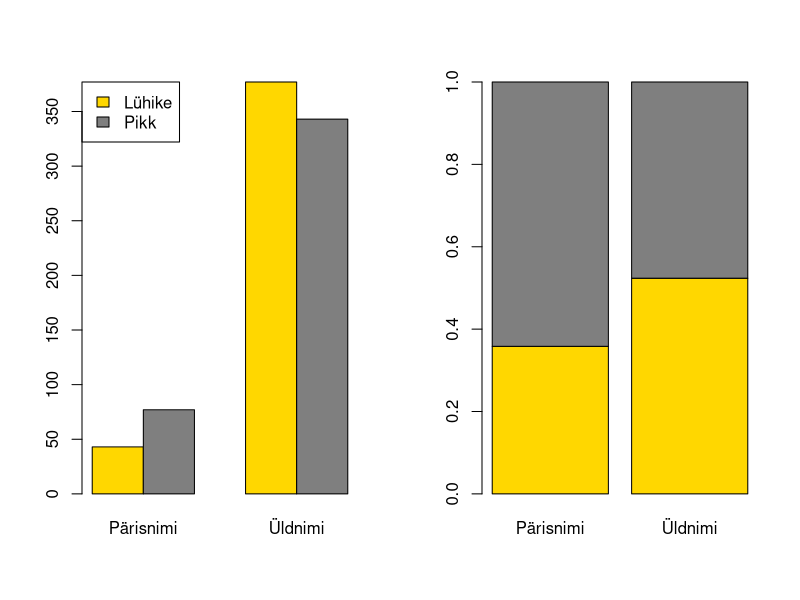
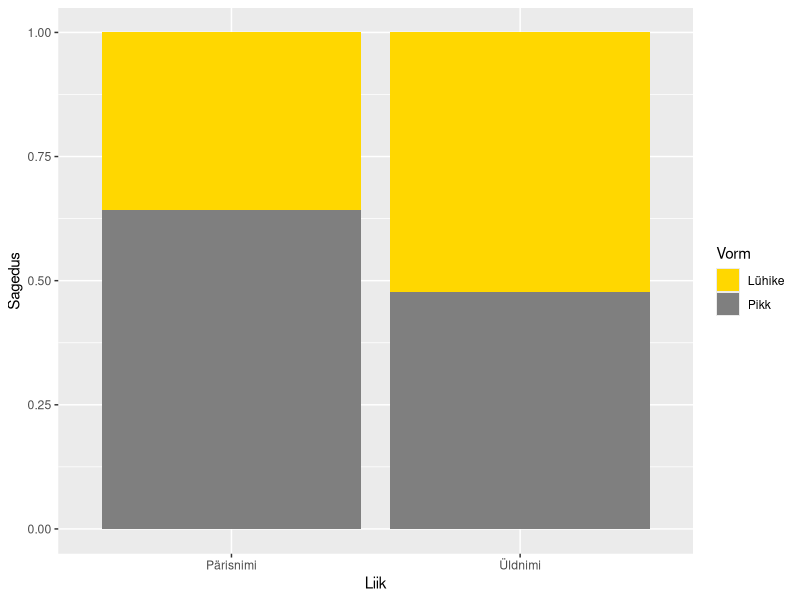
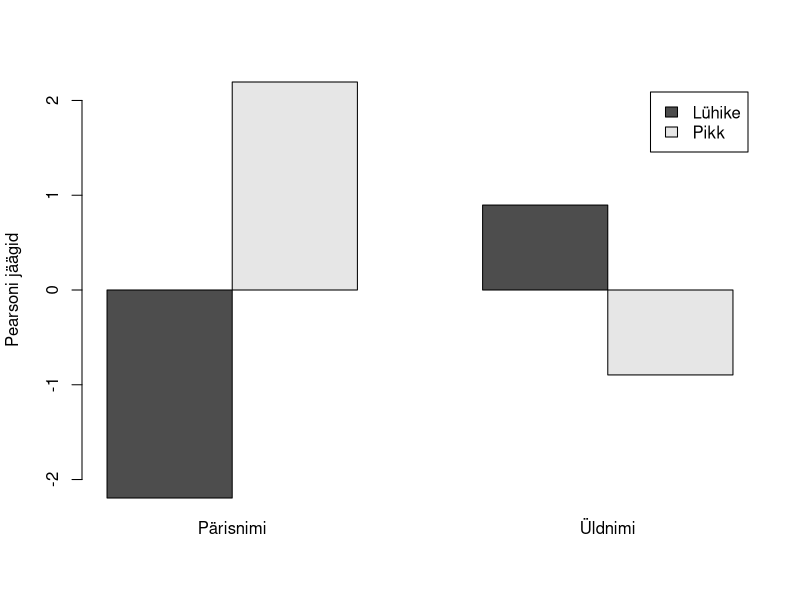
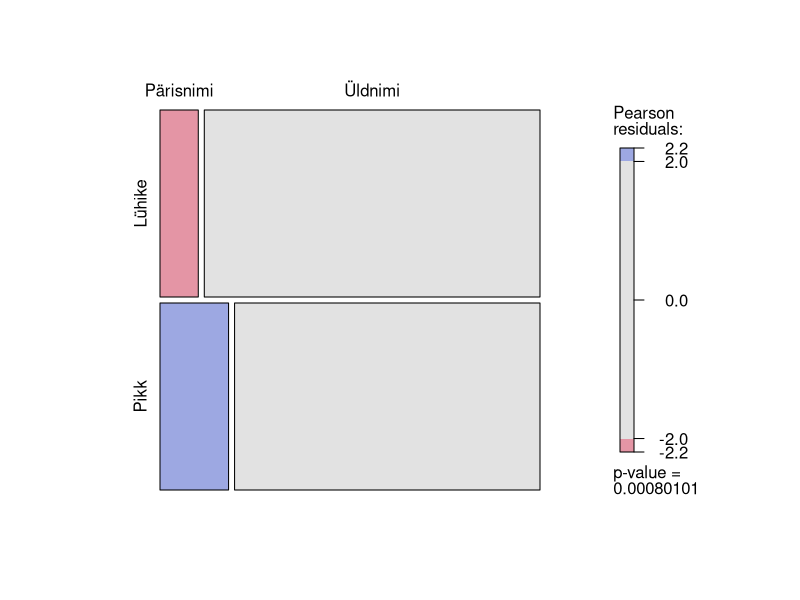
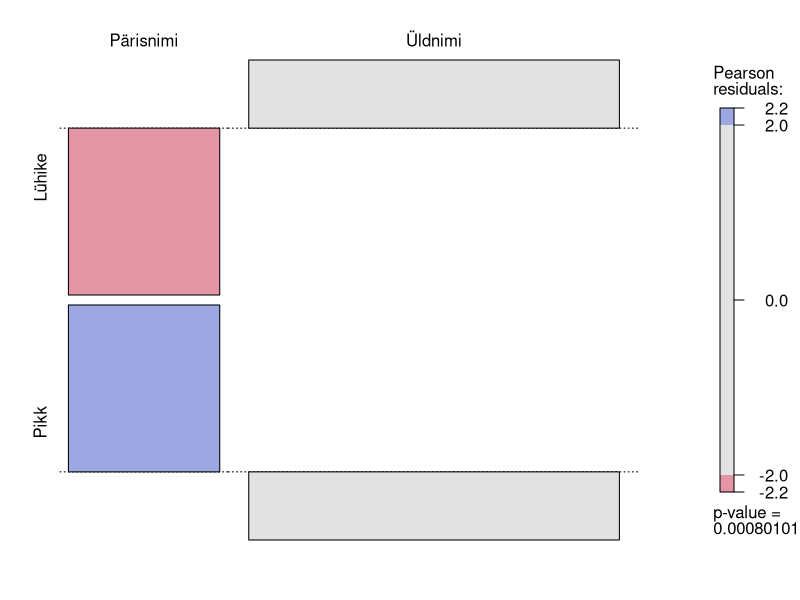
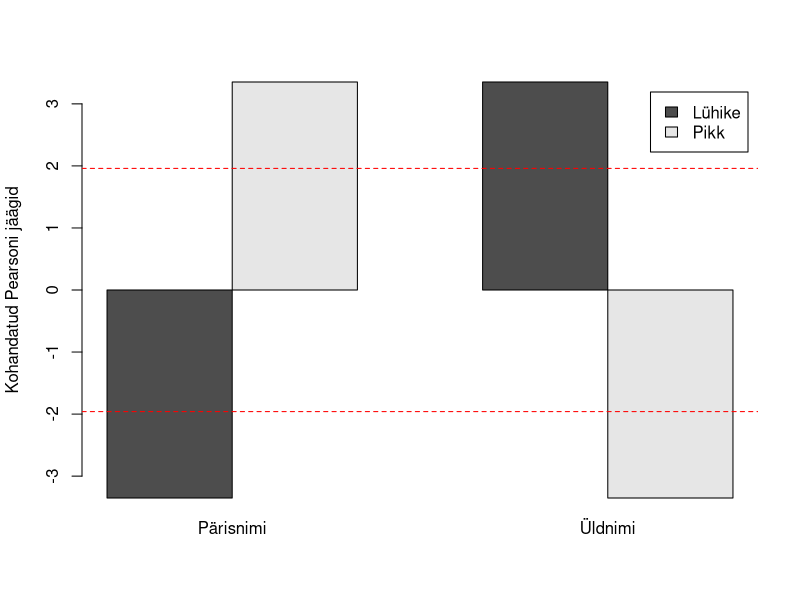
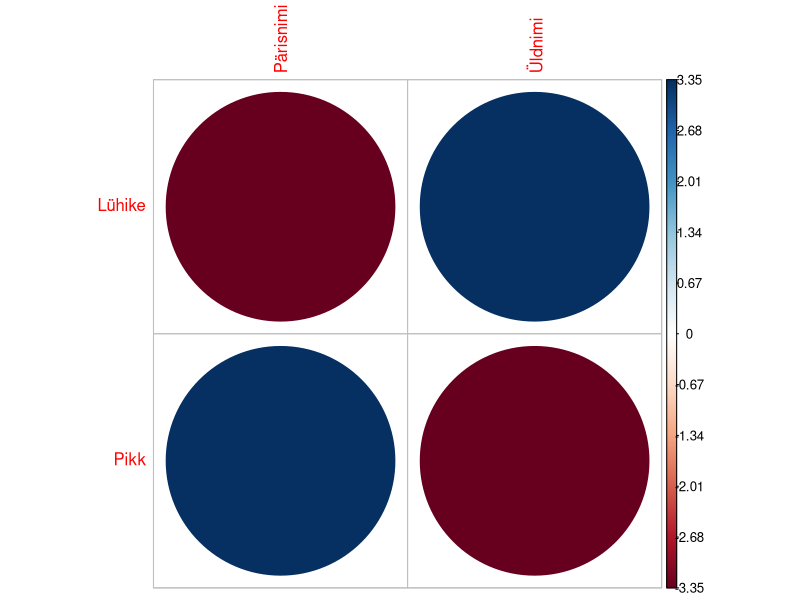

These figures' R source, in order:
## ---- chunk 1
knitr::opts_chunk$set(echo = TRUE)
## ---- chunk 2
# Koostame artiklis esitatud andmete põhjal
# esmalt risttabeli.
tab <- matrix(c(43, 77, 377, 343), # koosesinemise sagedused
              nrow = 2, # mitmesse ritta sagedused jaotada?
              dimnames = list(c("Lühike", "Pikk"), # tabeli ridade nimed
                              c("Pärisnimi", "Üldnimi"))) # tabeli tulpade nimed

tab
## ---- chunk 3
par(mfrow = c(1, 2)) # näita jooniseid ühes reas kahes tulbas (= kõrvuti)
barplot(tab, 
        col = c("gold1", "grey50"), 
        legend.text = rownames(tab), 
        beside = TRUE, 
        args.legend = list(x = "topleft"))

barplot(prop.table(tab, margin = 2), 
        col = c("gold1", "grey50"))
par(mfrow = c(1, 1)) # vii sätted uuesti algsele kujule
## ---- chunk 4
# ggplotiga
library(tidyverse)
tab %>%
  as.data.frame() %>%
  rownames_to_column(var = "Vorm") %>%
  pivot_longer(cols = c("Pärisnimi", "Üldnimi"), names_to = "Liik", values_to = "Sagedus") %>%
  ggplot() +
  geom_col(aes(x = Liik, y = Sagedus, fill = Vorm), position = "fill") +
  scale_fill_manual(values = c("gold1", "grey50"))
## ---- chunk 5
addmargins(tab)
## ---- chunk 6
# Näiteks lühikese sisseütlevaga pärisnimede (kuhu? - Tartu) teoreetiline sagedus oleks
# (reasumma*veerusumma/kogusumma)
addmargins(tab)[1,3]*addmargins(tab)[3,1]/sum(tab)
## ---- chunk 7
chisq.test(tab)$expected # teoreetilised sagedused
## ---- chunk 8
chisq.test(tab, correct = FALSE)
## ---- chunk 9
t <- chisq.test(tab, correct = FALSE)
sum(((t$observed - t$expected)^2)/t$expected)
## ---- chunk 10
chisq.test(tab)
## ---- chunk 11
# Näiteks lühikese sisseütlevaga pärisnimede jääk on
(t$observed[1]-t$expected[1])/sqrt(t$expected[1])
## ---- chunk 12
# Jäägid saab kätte ka testi väljundist
t$residuals
## ---- chunk 13
barplot(t$residuals, 
        beside = TRUE, 
        legend = TRUE,
        ylab = "Pearsoni jäägid")
## ---- chunk 14
# install.packages("vcd")
# library(vcd)
vcd::mosaic(tab, shade = TRUE, varnames = FALSE)
## ---- chunk 15
# library(vcd)
vcd::assoc(tab, shade = TRUE, varnames = FALSE)
## ---- chunk 16
(teg <- tab["Lühike", "Pärisnimi"]) # tegelik sagedus
(ood <- sum(tab["Lühike",]) * sum(tab[,"Pärisnimi"]) / sum(tab)) # oodatud sagedus
(std <- ood * (1 - ood/sum(tab["Lühike",])) * (1 - ood/sum(tab[,"Pärisnimi"]))) # korrutis

(teg-ood)/sqrt(std)
## ---- chunk 17
t$stdres
## ---- chunk 18
barplot(t$stdres, 
        beside = TRUE, 
        legend = TRUE,
        ylab = "Kohandatud Pearsoni jäägid")
abline(h = 1.96, col = "red", lty = "dashed")
abline(h = -1.96, col = "red", lty = "dashed")
## ---- chunk 19
library(corrplot)
corrplot(t$stdres, is.corr = F)
## ---- chunk 20
# install.packages("vcd")
# library(vcd)

vcd::assocstats(tab)
## ---- chunk 21
library(pwr)
w <- vcd::assocstats(tab)$cramer # mõju suurus
N <- sum(tab) # vaatluste arv
df <- t$parameter # vabadusastmete arv

pwr.chisq.test(w = w, N = N, df = df, sig.level = 0.05)
## ---- chunk 22
tab2 <- matrix(c(4, 4, 2, 6, 389, 391, 25, 19), 
               nrow = 2, ncol = 4, 
               dimnames = list(c("Lühike", "Pikk"), 
                               c("Arvsõna", "Asesõna", "Nimisõna", "Omadussõna")))

tab2
## ---- chunk 23
(t2 <- chisq.test(tab2))
## ---- chunk 24
t2$expected
## ---- chunk 25
fisher.test(tab2)
## ---- chunk 26
chisq.test(tab2, simulate.p.value = TRUE)
## ---- chunk 27
chisq.test(tab2)$expected
## ---- chunk 28
(ts1 <- matrix(c(3,6,1,4,368,410,19,29), nrow= 2, 
               dimnames = list(c("Lühike", "Pikk"), 
                               c("Arvsõna", "Asesõna", "Nimisõna", "Omadussõna"))))
(ts2 <- matrix(c(8,5,3,7,383,381,25,28), nrow= 2, 
               dimnames = list(c("Lühike", "Pikk"),
                               c("Arvsõna", "Asesõna", "Nimisõna", "Omadussõna"))))
(ts3 <- matrix(c(3,2,3,1,394,395,21,21), nrow= 2, 
               dimnames = list(c("Lühike", "Pikk"), 
                               c("Arvsõna", "Asesõna", "Nimisõna", "Omadussõna"))))
# jne
## ---- chunk 29
hiid <- c(
  sum(((ts1-t2$expected)^2)/t2$expected),
  sum(((ts2-t2$expected)^2)/t2$expected),
  sum(((ts3-t2$expected)^2)/t2$expected)
)
hiid
## ---- chunk 30
chisq.test(tab2, correct = FALSE)
set.seed(1)
chisq.test(tab2, simulate.p.value = TRUE, B = 3000)
